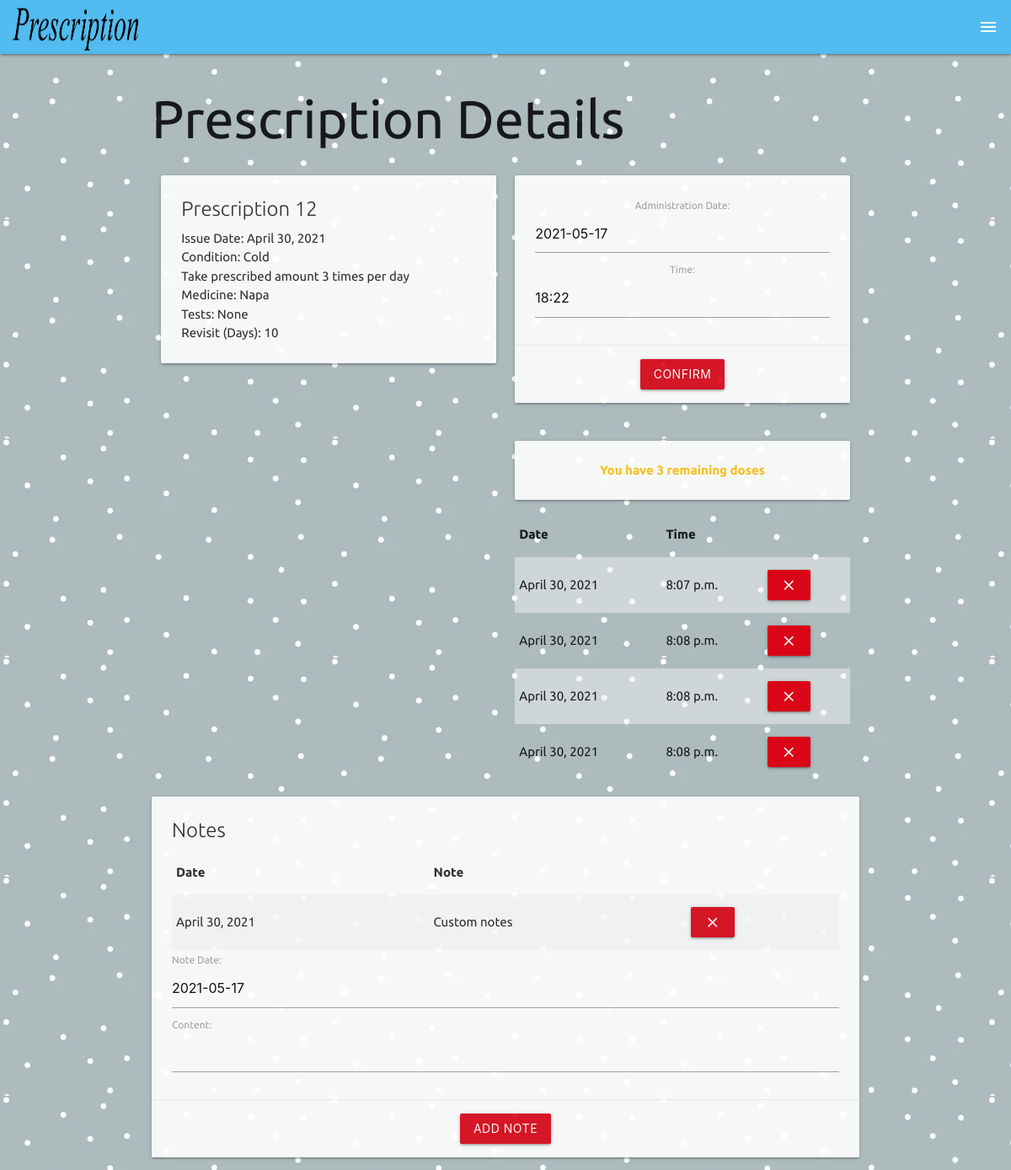
/prescriptions/3/ (signed in), run on the app's committed database.
### main_app/models.py (models this page shows, shortened)
class Prescription(models.Model):
    rx_number = models.IntegerField()
    prescription_issue_date = models.DateField()
    times_per_day = models.IntegerField()
    medicine = models.CharField(max_length=100)
    condition = models.CharField(max_length=100)
    revisit = models.IntegerField()
    tests = models.CharField(max_length=100)
    user = models.ForeignKey(User, on_delete=models.CASCADE)
    def times_taken(self):
        format = "%Y-%m-%d"
        now_utc = datetime.now(timezone('UTC'))
        now_wc = now_utc.astimezone(timezone('US/Pacific'))
        return self.times_per_day - self.dosing_set.filter(date=now_wc.strftime(format)).count()

class Dosing(models.Model):
    date = models.DateField('Administration Date')
    time = models.TimeField()
    prescription = models.ForeignKey(Prescription, on_delete=models.CASCADE)
    class Meta:
        ordering = ['-date']

class Note(models.Model):
    date = models.DateField('Note Date')
    content = models.CharField(max_length=250)
    prescription = models.ForeignKey(Prescription, on_delete=models.CASCADE)
    class Meta:
        ordering = ['-date']

### main_app/views.py (the view)
# urls.py: path('prescriptions/<int:prescription_id>/', views.prescriptions_detail, name='detail'),
@login_required
def prescriptions_detail(request, prescription_id):
    prescription = Prescription.objects.get(id=prescription_id)
    dosing_form = DosingForm()
    note_form = NoteForm()
    return render(request, 'prescriptions/detail.html',
                  {'prescription': prescription, 'dosing_form': dosing_form, 'note_form': note_form})

### main_app/forms.py
class DosingForm(ModelForm):
    date = forms.DateField(label="Administration Date", widget=forms.TextInput(attrs={'id': 'dose_date'}))
    class Meta:
        model = Dosing
        fields = ['date', 'time']

class NoteForm(ModelForm):
    date = forms.DateField(label="Note Date", widget=forms.TextInput(attrs={'id': 'note_date'}))
    class Meta:
        model = Note
        fields = ['date', 'content']

### main_app/templates/prescriptions/detail.html (shortened to what this page needs)
{% extends 'base.html' %}
{% block content %}
    <h1>Prescription Details</h1>
    <div class="row">
        <div class="col s6">
            <div class="card">
                <div class="card-content">
        <span class="card-title"
        >Prescription {{ prescription.rx_number }}
        </span>
                    <p>Issue Date: {{ prescription.prescription_issue_date }}</p>
                    <p>Condition: {{ prescription.condition }}</p>
                    <p>Take prescribed amount {{ prescription.times_per_day }} times per day</p>
                    <p>Medicine: {{ prescription.medicine }}</p>
                    <p>Tests: {{ prescription.tests }}</p>
                    <p>Revisit (Days): {{ prescription.revisit}}</p>
                </div>
            </div>
        </div>
        <div class="col s6 center-align">
            <div class="card">
                <div class="card-content">
                    <form action="{% url 'add_dosing' prescription.id %}" method="POST">
                        {{ dosing_form.as_p }}
                </div>
                <div class="card-action">
                    <input type="submit" class="btn" value="Confirm">
                </div>
            </div>
            <br/>
            {% if prescription.times_per_day >= prescription.times_taken and prescription.times_taken > 0 %}
                <div class="card-panel amber-text center-align">
                    {% if prescription.times_taken == 1 %}
                        <strong>You have 1 remaining dose </strong>
                    {% else %}
                        <strong>You have {{ prescription.times_taken }} remaining doses</strong>
                    {% endif %}
                </div>
            {% elif prescription.times_taken == 0 %}
                <div class="card-panel teal-text center-align">
                    <strong>You have taken your required doses for today.</strong>
                </div>
            {% else %}
                <div class="card-panel red-text center-align">
                    <strong>You have taken too much today!</strong>
                </div>
            {% endif %}
            <table class="striped">
                <thead>
                <tr>
                    <th>Date</th>
                    <th>Time</th>
                </tr>
                </thead>
                <tbody>
                {% for dosing in prescription.dosing_set.all %}
                    <tr>
                        <td>{{ dosing.date }}</td>
                        <td>{{ dosing.time }}</td>
                        <td>
                            <form action="{% url 'remove_dosing' prescription.id dosing.id %}" method="POST">
                                <button class="btn" type="submit">
                                    <i class="small material-icons">close</i>
                                </button>
                            </form>
                        </td>
                    </tr>
                {% endfor %}
                </tbody>
            </table>
        </div>
    </div>
    <div class="card">
        <div class="card-content">
            <span class="card-title">Notes</span>
            <table class="striped">
                <thead>
                <tr>
                    <th>Date</th>
                    <th>Note</th>
                </tr>
                </thead>
                {% for note in prescription.note_set.all %}
                    <tbody>
                    <tr>
                        <td>{{ note.date }}</td>
                        <td>{{ note.content }}</td>
                        <td>
                            <form action="{% url 'remove_note' prescription.id note.id %}" method="POST">
                                <button class="btn" type="submit">
                                    <i class="small material-icons">close</i>
                                </button>
                            </form>
                        </td>
                    </tr>
                    </tbody>
                {% endfor %}
            </table>
            <form action="{% url 'add_note' prescription.id %}" method="POST">
                {{ note_form.as_p }}
        </div>
        <div class="card-action center-align">
            <input type="submit" class="btn" value="Add Note">
        </div>
    </div>
{% endblock %}

### main_app/static/css/style.css (style rules this page uses)
body { display: flex; min-height: 100vh; flex-direction: column; font-family: 'Ubuntu', sans-serif; background-image: url("../imgs/simple-dots.jpg"); }
.card, .card-panel { opacity: .9; }
.btn { background-color: rgb(218, 5, 22) }
strong { font-weight: 700; }

### data on the page
Prescription: rx_number "12", prescription_issue_date "April 30, 2021", condition "Cold", times_per_day "3", medicine "Napa", tests "None", revisit "10", times_taken "3"
Dosing: date "April 30, 2021", time "8:07 p.m."
Dosing: date "April 30, 2021", time "8:08 p.m."
Dosing: date "April 30, 2021", time "8:08 p.m."
Dosing: date "April 30, 2021", time "8:08 p.m."
Note: date "April 30, 2021", content "Custom notes"
